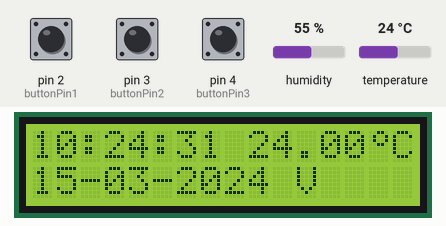
A sketch run on a simulated Arduino Uno, built with avr-gcc and run on an emulated ATmega328P. Parts: 16×2 character LCD. Inputs (shaded band) come from the test bench; at power-on: pin 4 (buttonPin3) LOW, temperature 24 °C, pin 2 (buttonPin1) LOW, pin 3 (buttonPin2) LOW, humidity 55 %. The local clock reads 2024-03-15 10:24:30 at power-on unless the sketch sets it.

Above: at 1.2 s.
1.3 s: pin 4 (buttonPin3) pulled HIGH for 1.3 s
At 3.6 s:
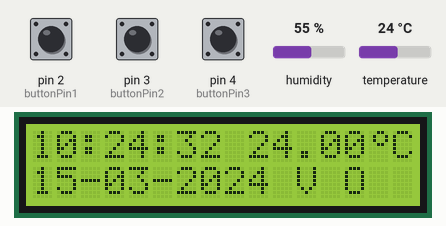
4.7 s: temperature set to 11 °C
At 6.9 s:
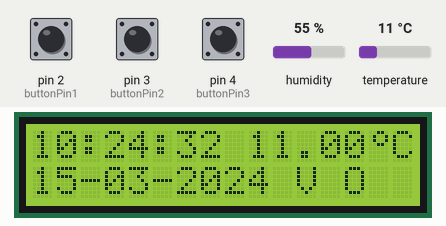
7.8 s: temperature set to 8 °C
At 9.1 s:
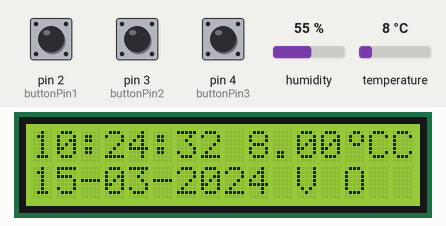
9.9 s: pin 2 (buttonPin1) pulled HIGH for 1.3 s
At 13.4 s:
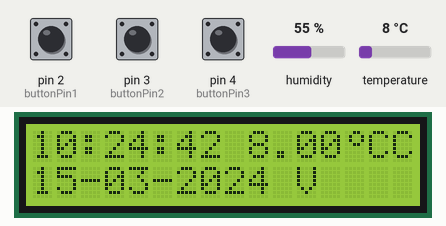
16.1 s: pin 4 (buttonPin3) pulled HIGH for 3.2 s
At 21.0 s:
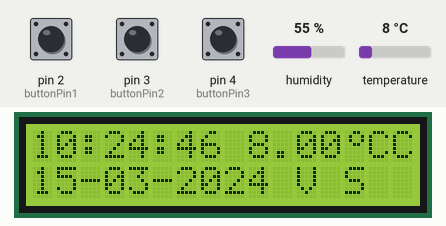
21.3 s: pin 4 (buttonPin3) pulled HIGH for 1.3 s
At 24.2 s:
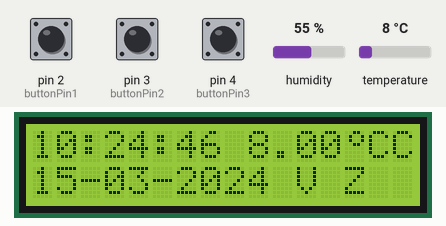
Timing chart, 0 to 25.4 s (numbered marks = the images above; inputs shaded):
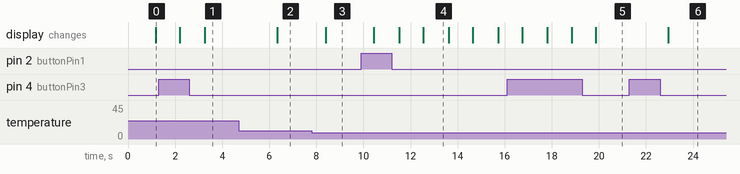

Measured:
- the behaviour switches between 10 and 9 °C on temperature (found by bisection; images 2 and 3)
- after the input at 1.3 s, the display: first differs from a run without the input after 2.0 s (image 1)
- after the input at 4.7 s, the display: changes after 1.6 s (image 2)
- after the input at 7.8 s, the display: changes after 0.60 s (image 3)
- after the input at 9.9 s, the display: first changes after 0.53 s (image 4 shows a later state)
- after the input at 16.1 s, the display: first differs from a run without the input after 1.7 s (image 5 shows a later state)
- after the input at 21.3 s, the display: changes after 1.6 s (image 6)

The sketch:

ElectronicClock.ino
```cpp
#include <Wire.h>
#include <LiquidCrystal_I2C.h>
#include <RTClib.h>
#include <Adafruit_Sensor.h>
#include <DHT.h>

#define dht_pin 7
#define dht_type  DHT11
DHT dht = DHT(dht_pin, dht_type);

LiquidCrystal_I2C lcd(0x27,16,2);
RTC_PCF8563 rtc;

uint8_t ora;
uint8_t  minut;
uint8_t  secunda;
uint8_t zi;
uint8_t luna;
uint16_t  an;
char zs;

int buttonPin1 = 2;
int buttonPin2 = 3;
int buttonPin3 = 4;

int buzzer_pin = 8;

int zile_luna [] = {31, 29, 31, 30, 31, 30, 31, 31, 30, 31, 30, 31};
const char zi_sapt[] = {'D', 'L', 'M', 'M', 'J', 'V', 'S'};
const String setari[] = {" ", "O", "M", "S", "Z", "L", "A", "12", "24"};
int i = 0, format_ora = 24;
int stare_button1 = 0;
int stare_button2 = 0;
int stare_button3 = 0;


byte grad[8] = { // caracter gradul de la Celsius
  B00110,
  B01001,
  B01001,
  B00110,
  0,0,0,0
};

void setup() {
  Serial.begin(9600);

  rtc.begin();
  dht.begin();

  lcd.init();
  lcd.backlight();

  if (rtc.isrunning() == 1){
    //lcd.print("RCT DA");
    //rtc.adjust(DateTime(2021,11,29,19,20,30));
  }
  else lcd.print("RTC NU");

  pinMode(buttonPin2, INPUT);
  pinMode(buttonPin2, INPUT);
  pinMode(buttonPin3, INPUT);

  lcd.createChar(0, grad);

  //pinMode(buzzer_pin, INPUT);
}

void loop() {

   DateTime clk = rtc.now();


   ora =  clk.hour();
   minut = clk.minute();
   secunda = clk.second();
   zi = clk.day();
   luna = clk.month();
   an = clk.year();
   zs = zi_sapt[clk.dayOfTheWeek()];

   stare_button3 = digitalRead(buttonPin3);
   stare_button2 = digitalRead(buttonPin2);
   stare_button1 = digitalRead(buttonPin1);

   if(ora == 6 && minut == 30){
      tone(buzzer_pin, 600, 500);
    }

   display_setari(clk);

    rtc.adjust(DateTime(an,luna,zi,ora,minut,secunda));

    display_temperatura();

    delay(1000);
}

void display_temperatura(){ //afisare tempertura
    float  temp = dht.readTemperature();

    lcd.setCursor(9,0);
    lcd.print(temp);
    lcd.write(byte(0));
    lcd.print("C");


  }

void diplay_data_timp(DateTime clk){
   display_ora(clk);
   lcd.print(":");
   display_minut(clk);
   lcd.print(":");
   display_secunda(clk);


   display_zi(clk);
   lcd.setCursor(2,1);
   lcd.print("-");
   display_luna();
   lcd.print("-");
   display_an();

   display_zi_sapt();

 }

 void display_ora(DateTime clk){
   lcd.setCursor(0,0);
   if(ora < 10) lcd.print("0");
   if(format_ora == 12){
    if(ora == 13){ ora = 0; zi++; display_zi(clk); display_ora(clk);}
    else lcd.print(ora);
   }
   else if(format_ora == 24) {
    if(ora == 24){ ora = 0; zi++; display_zi(clk); display_ora(clk);}
    else lcd.print(ora);
    }
  }

  void display_minut(DateTime clk){
   lcd.setCursor(3,0);
   if(minut < 10) lcd.print("0");
   if(minut == 60){ minut = 0; ora++; display_ora(clk); display_minut(clk);}
   else lcd.print(minut);
  }

  void display_secunda(DateTime clk){
   lcd.setCursor(6,0);
   if(secunda < 10) lcd.print("0");
   if(secunda == 59){ secunda = 0; minut++; display_minut(clk); display_secunda(clk);}
   else lcd.print(secunda);
  }

   void display_zi(DateTime clk){
   int j = 0;
   lcd.setCursor(0,1);
   if(zi < 10) lcd.print("0");
   for(j = 1; j <= 12; j++){
      if(luna == j){
        if(zile_luna[j] == zi){
          zi = 1; luna++;
          display_luna(); display_zi(clk); }
        else lcd.print(zi);

        break;
      }
    }
  }

  void display_luna(){
   lcd.setCursor(3,1);
   if(luna < 10) lcd.print("0");
   if(luna == 13){ luna = 1; display_luna(); an++; display_an();}
   else lcd.print(luna);
  }

  void display_an(){
   lcd.setCursor(6,1);
   lcd.print(an);
  }

  void display_zi_sapt(){
    lcd.setCursor(11,1);
    lcd.print(zs);
  }

 void modifica_data_timp(DateTime clk){

     if(stare_button2 == HIGH){
       if(i == 1){
          ora++;
          display_ora(clk);}
       if(i == 2){
          minut++;
          display_minut(clk);}
        if(i == 3){
          secunda++;
          display_secunda(clk);}
       if(i == 4){
          zi++;
          display_zi(clk);
          }
        if(i == 5){
          luna++;
          display_luna();}
        if(i == 6){
          an++;
          display_an();}
        if(i == 7){
          format_ora = 12;
          ora = clk.twelveHour();
          //if(clk.isPM()){lcd.setCursor(14,1); lcd.print("PM");}
          //else {lcd.setCursor(14,1);lcd.print("AM");}
          display_ora(clk);
          }
        if(i == 8){
            format_ora = 24;
            ora = clk.hour();
            if(!clk.isPM()) { ora = ora + 12;}
            //lcd.setCursor(14,1); lcd.print("   ");
            display_ora(clk);
        }
      }
 }

void delete_space(){
    if(i == 0) {lcd.setCursor(14,1);lcd.print(" ");}
    lcd.setCursor(13,1); //afisare caracterul ce se noreste a fis modificat
    lcd.print(setari[i]);
  }


 void display_setari(DateTime clk){
    lcd.setCursor(13,1); //afisare caracterul ce se noreste a fis modificat
    lcd.print(setari[i]);


    if(stare_button1 == HIGH || setari[i] == " "){
      //noTone(buzzer_pin);
      i = 0;
      rtc.start();
      if(format_ora == 12){
        ora = clk.twelveHour();
        if(!clk.isPM()){lcd.setCursor(14,1); lcd.print("PM");}
        else {lcd.setCursor(14,1);lcd.print("AM");}
        }
      else if(format_ora == 24){
        ora = clk.hour();
        //if(!clk.isPM()) { ora = ora + 12;}
        lcd.setCursor(14,1); lcd.print("   ");}
      diplay_data_timp(clk);
      }
    else {
      rtc.stop();
      if(setari[i] == "12" || setari[i] == "24"){
        lcd.setCursor(15,1); lcd.print(" ");}
      else {lcd.setCursor(14,1); lcd.print("  ");}
      modifica_data_timp(clk);}

    if(stare_button3 == HIGH){ // schimbarea setarilor
      i++;
      if(i == 9) i = 0;
    }
 }
```
